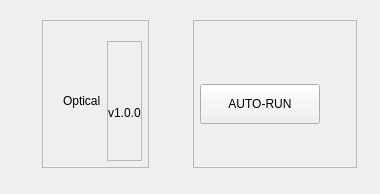
    <widget class="QWidget" name="widget_headerFrame" native="true">
     <layout class="QHBoxLayout" name="horizontalLayout_2">
      <property name="spacing">
       <number>8</number>
      </property>
      <property name="leftMargin">
       <number>30</number>
      </property>
      <property name="topMargin">
       <number>14</number>
      </property>
      <property name="bottomMargin">
       <number>6</number>
      </property>
      <item>
       <layout class="QHBoxLayout" name="horizontalLayout">
        <property name="spacing">
         <number>4</number>
        </property>
        <property name="leftMargin">
         <number>12</number>
        </property>
        <property name="topMargin">
         <number>6</number>
        </property>
        <property name="rightMargin">
         <number>12</number>
        </property>
        <property name="bottomMargin">
         <number>20</number>
        </property>
        <item>
         <widget class="QFrame" name="frame">
          <property name="minimumSize">
           <size>
            <width>50</width>
            <height>0</height>
           </size>
          </property>
          <property name="frameShape">
           <enum>QFrame::StyledPanel</enum>
          </property>
          <property name="frameShadow">
           <enum>QFrame::Raised</enum>
          </property>
          <layout class="QHBoxLayout" name="horizontalLayout_17">
           <property name="spacing">
            <number>4</number>
           </property>
           <property name="leftMargin">
            <number>20</number>
           </property>
           <property name="topMargin">
            <number>20</number>
           </property>
           <property name="rightMargin">
            <number>6</number>
           </property>
           <property name="bottomMargin">
            <number>6</number>
           </property>
           <item>
            <layout class="QHBoxLayout" name="horizontalLayout_16">
             <property name="spacing">
              <number>6</number>
             </property>
             <item>
              <widget class="QLabel" name="label_optical">
               <property name="text">
                <string>Optical</string>
               </property>
               <property name="alignment">
                <set>Qt::AlignLeading|Qt::AlignLeft|Qt::AlignVCenter</set>
               </property>
              </widget>
             </item>
             <item>
              <widget class="QFrame" name="frame_2">
               <property name="minimumSize">
                <size>
                 <width>0</width>
                 <height>0</height>
                </size>
               </property>
               <property name="frameShape">
                <enum>QFrame::StyledPanel</enum>
               </property>
               <property name="frameShadow">
                <enum>QFrame::Raised</enum>
               </property>
               <layout class="QVBoxLayout" name="verticalLayout_19">
                <property name="spacing">
                 <number>0</number>
                </property>
                <property name="leftMargin">
                 <number>0</number>
                </property>
                <property name="topMargin">
                 <number>0</number>
                </property>
                <property name="rightMargin">
                 <number>0</number>
                </property>
                <property name="bottomMargin">
                 <number>0</number>
                </property>
                <item>
                 <layout class="QVBoxLayout" name="verticalLayout_10">
                  <property name="spacing">
                   <number>0</number>
                  </property>
                  <item>
                   <spacer name="verticalSpacer_2">
                    <property name="orientation">
                     <enum>Qt::Vertical</enum>
                    </property>
                    <property name="sizeHint" stdset="0">
                     <size>
                      <width>20</width>
                      <height>40</height>
                     </size>
                    </property>
                   </spacer>
                  </item>
                  <item>
                   <spacer name="verticalSpacer_3">
                    <property name="orientation">
                     <enum>Qt::Vertical</enum>
                    </property>
                    <property name="sizeType">
                     <enum>QSizePolicy::Fixed</enum>
                    </property>
                    <property name="sizeHint" stdset="0">
                     <size>
                      <width>20</width>
                      <height>24</height>
                     </size>
                    </property>
                   </spacer>
                  </item>
                  <item>
                   <widget class="QLabel" name="label_version">
                    <property name="minimumSize">
                     <size>
                      <width>0</width>
                      <height>0</height>
                     </size>
                    </property>
                    <property name="maximumSize">
                     <size>
                      <width>16777215</width>
                      <height>16777215</height>
                     </size>
                    </property>
                    <property name="text">
                     <string>v1.0.0</string>
                    </property>
                    <property name="alignment">
                     <set>Qt::AlignLeading|Qt::AlignLeft|Qt::AlignVCenter</set>
                    </property>
                   </widget>
                  </item>
                  <item>
                   <spacer name="verticalSpacer">
                    <property name="orientation">
                     <enum>Qt::Vertical</enum>
                    </property>
                    <property name="sizeHint" stdset="0">
                     <size>
                      <width>20</width>
                      <height>40</height>
                     </size>
                    </property>
                   </spacer>
                  </item>
                 </layout>
                </item>
               </layout>
              </widget>
             </item>
            </layout>
           </item>
          </layout>
         </widget>
        </item>
        <item>
         <spacer name="horizontalSpacer">
          <property name="orientation">
           <enum>Qt::Horizontal</enum>
          </property>
          <property name="sizeHint" stdset="0">
           <size>
            <width>40</width>
            <height>20</height>
           </size>
          </property>
         </spacer>
        </item>
        <item>
         <widget class="QFrame" name="button_container">
          <property name="minimumSize">
           <size>
            <width>50</width>
            <height>0</height>
           </size>
          </property>
          <property name="frameShape">
           <enum>QFrame::StyledPanel</enum>
          </property>
          <property name="frameShadow">
           <enum>QFrame::Raised</enum>
          </property>
          <layout class="QHBoxLayout" name="horizontalLayout_19">
           <property name="spacing">
            <number>14</number>
           </property>
           <property name="leftMargin">
            <number>6</number>
           </property>
           <property name="topMargin">
            <number>20</number>
           </property>
           <property name="rightMargin">
            <number>36</number>
           </property>
           <property name="bottomMargin">
            <number>0</number>
           </property>
           <item>
            <layout class="QHBoxLayout" name="horizontalLayout_18">
             <item>
              <widget class="QPushButton" name="btn_autoRun">
               <property name="minimumSize">
                <size>
                 <width>120</width>
                 <height>40</height>
                </size>
               </property>
               <property name="maximumSize">
                <size>
                 <width>120</width>
                 <height>40</height>
                </size>
               </property>
               <property name="text">
                <string>AUTO-RUN</string>
               </property>
              </widget>
             </item>
            </layout>
           </item>
          </layout>
         </widget>
        </item>
       </layout>
      </item>
     </layout>
    </widget>
